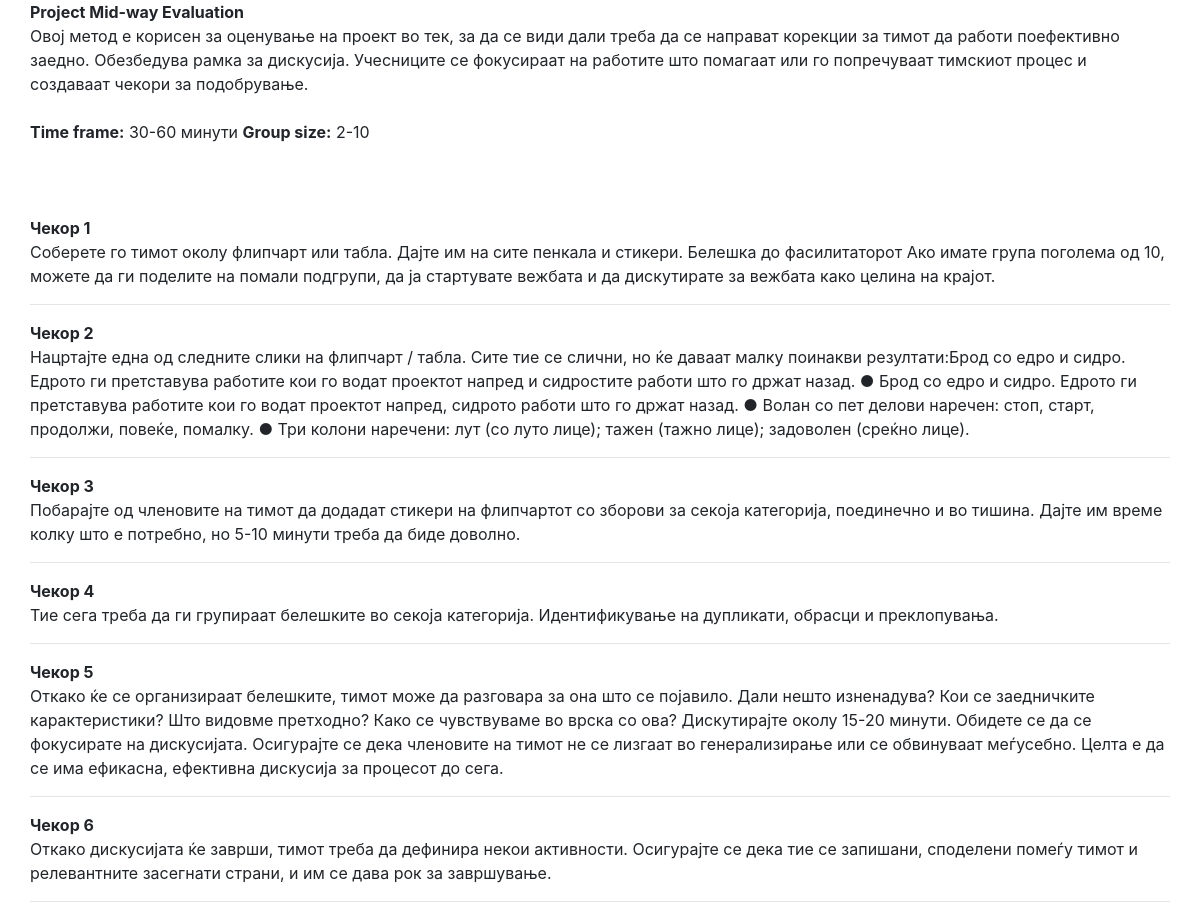
Page /Page/SinglePage.php?gameId=2 on the committed database.
### tables this page shows
CREATE TABLE `game` (
  `id` int(11) NOT NULL,
  `name` varchar(1000) DEFAULT NULL,
  `category` varchar(255) DEFAULT NULL,
  `time_frame` varchar(20) DEFAULT NULL,
  `group_size` varchar(20) DEFAULT NULL,
  `image_name` varchar(255) DEFAULT NULL,
  `facility_level` varchar(255) DEFAULT NULL,
  `description` text
);

CREATE TABLE `step` (
  `id` int(11) NOT NULL,
  `description` text,
  `step_order` int(11) DEFAULT NULL,
  `game_id` int(11) DEFAULT NULL
);

### Function/functions.php (called while the page is built, shortened)
<?php
function getGame($gameId) {
    $dbServername = "localhost";
    $dbUsername = "root";
    $dbPassword ="";
    $dbName = "brainster_box";
    $pdo = new PDO('mysql:host='.$dbServername.';dbname='.$dbName.';charset=utf8', $dbUsername, $dbPassword);
    $stmt = $pdo->prepare("SELECT game.`name`, game.`facility_level`,
                                  game.`description`, game.`time_frame`, game.`group_size`
                           FROM `game` WHERE game.`id` = ? ");
    $stmt->execute([$gameId]);
    $game = $stmt->fetch();
    return $game;
}
function getSteps($step) {
    $dbServername = "localhost";
    $dbUsername = "root";
    $dbPassword ="";
    $dbName = "brainster_box";
    $pdo = new PDO('mysql:host='.$dbServername.';dbname='.$dbName.';charset=utf8', $dbUsername, $dbPassword);
    $stmt = $pdo->prepare("SELECT step.`description`, step.`step_order` FROM `step` INNER JOIN `game` ON step.`game_id` = game.`id` WHERE game.`id` = ? ORDER BY step.`step_order` ASC");
    $stmt->execute([$step]);
    $data = $stmt->fetchAll();
    return $data;
}

### Page/SinglePage.php (the view, shortened to what this page needs)
<?php
    include 'functions.php';
    $game = getGame($_GET['gameId']);
    $steps = getSteps($_GET['gameId']);
?>
<!DOCTYPE html>
<html>
<head>
    <link rel="stylesheet" type="text/css" media="screen" href="singlepage.css">
    <link rel="stylesheet" href="https://stackpath.bootstrapcdn.com/bootstrap/4.3.1/css/bootstrap.min.css">
    <link rel="stylesheet" href="https://cdnjs.cloudflare.com/ajax/libs/font-awesome/4.7.0/css/font-awesome.min.css">
</head>
<body >
    <div class="container-fluid">
        <div claas="row">
            <div class="container">
                <div class="row">
                    <div >
                         <?php
                                echo "<b>" . $game['name'] . "</b>";
                                echo "<br>";
                                echo $game['description'];
                                echo "<br>";
                                echo "<br>";
                                echo "<b>Time frame:</b> " . $game['time_frame'] .  " <b> Group size:</b> " . $game['group_size'];
                                echo "<br>";
                                echo "<br>";
                                echo "<br>";
                                echo "<br>";
                                foreach($steps as $k =>$step){
                                    echo "<b>Чекор " . $step['step_order'] . "</b>";
                                    echo "<br>";
                                    echo $step['description'];
                                    echo "<br>";
                                    echo "<hr>";
                                }
                        ?>
                    </div>
                </div>
            </div>
        </div>
    </div>
</body>
</html>

### CSS/singlepage.css (style rules this page uses)
body { font-family: 'Times New Roman', Times, serif; }

### rows in the picture
game: name "Project Mid-way Evaluation", description "Овој метод е корисен за оценување на проект во тек, за да се види дали треба да се направат корекции за тимот да работи поефективно заедно. Обезбедува рамка за дискусија. Учесниците се фокусираат на работите што помагаат или го попречуваат тимскиот процес и создаваат чекори за подобрување.", time_frame "30-60 минути", group_size "2-10"
step: step_order "1", description "Соберете го тимот околу флипчарт или табла. Дајте им на сите пенкала и стикери. Белешка до фасилитаторот Ако имате група поголема од 10, можете да ги поделите на помали подгрупи, да ја стартувате вежбата и да дискутирате за вежбата како целина на крајот."
step: step_order "2", description "Нацртајте една од следните слики на флипчарт / табла. Сите тие се слични, но ќе даваат малку поинакви резултати:Брод со едро и сидро. Едрото ги претставува работите кои го водат проектот напред и сидростите работи што го држат назад. ● Брод со едро и сидро. Едрото ги претставува работите кои го водат проектот напред, сидрото работи што го држат назад. ● Волан со пет делови наречен: стоп, старт, продолжи, повеќе, помалку. ● Три колони наречени: лут (со луто лице); тажен (тажно лице); задоволен (среќно лице)."
step: step_order "3", description "Побарајте од членовите на тимот да додадат стикери на флипчартот со зборови за секоја категорија, поединечно и во тишина. Дајте им време колку што е потребно, но 5-10 минути треба да биде доволно."
step: step_order "4", description "Тие сега треба да ги групираат белешките во секоја категорија. Идентификување на дупликати, обрасци и преклопувања."
step: step_order "5", description "Откако ќе се организираат белешките, тимот може да разговара за она што се појавило. Дали нешто изненадува? Кои се заедничките карактеристики? Што видовме претходно? Како се чувствуваме во врска со ова? Дискутирајте околу 15-20 минути. Обидете се да се фокусирате на дискусијата. Осигурајте се дека членовите на тимот не се лизгаат во генерализирање или се обвинуваат меѓусебно. Целта е да се има ефикасна, ефективна дискусија за процесот до сега."
step: step_order "6", description "Откако дискусијата ќе заврши, тимот треба да дефинира некои активности. Осигурајте се дека тие се запишани, споделени помеѓу тимот и релевантните засегнати страни, и им се дава рок за завршување."
